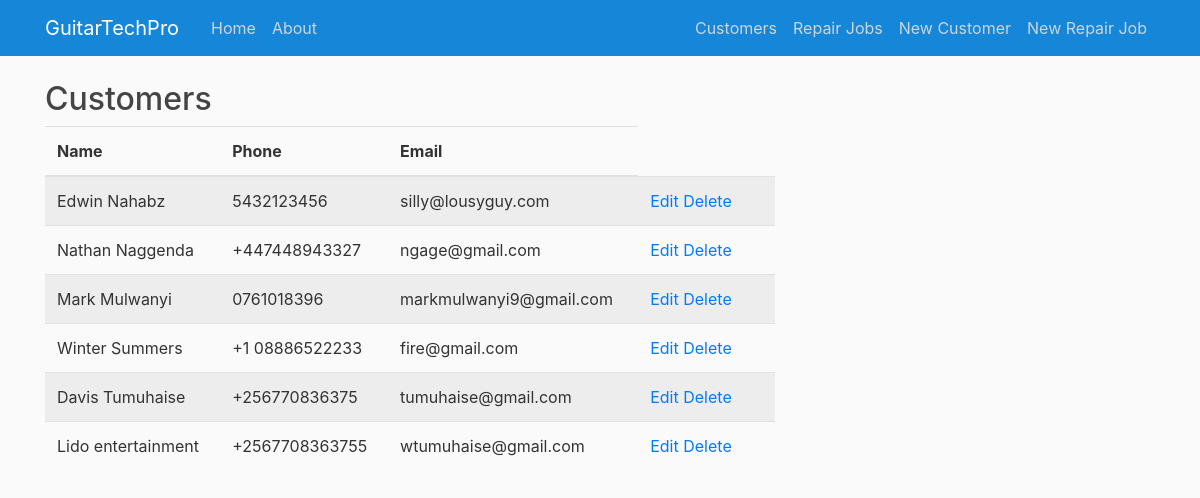
/customers/view, run on the app's committed database.
### app/models.py (models this page shows, shortened)
class Customer(db.Model):
    id = db.Column(db.Integer, primary_key=True)
    firstname = db.Column(db.String(50), nullable=False)
    lastname = db.Column(db.String(50), nullable=False)
    phone = db.Column(db.String(20), nullable=False)
    email = db.Column(db.String(120), nullable=True)
    guitars = db.relationship('Guitar', backref='customer', lazy=True)

### app/routes.py (the view)
@app.route('/customers/view', methods=['GET', 'POST'])
def view_customers():
    customers = Customer.query.all()
    return render_template('view_customers.html', customers=customers)

### app/templates/view_customers.html (shortened to what this page needs)
{% extends 'base.html' %}
{% block content %}
<div class="table-responsive">
    <h2>Customers</h2>
    <table class="table table-striped">
        <thead>
            <tr>
                <th>Name</th>
                <th>Phone</th>
                <th>Email</th>
            </tr>
        </thead>
        <tbody>
            {% for customer in customers %}
            <tr>
                <td>{{ customer.firstname }} {{ customer.lastname }}</td>
                <td>{{ customer.phone }}</td>
                <td>{{ customer.email }}</td>
                <td>
                    <a href="{{ url_for('edit_customer', customer_id=customer.id) }}">Edit</a>
                    <a href="{{ url_for('delete_customer', customer_id=customer.id) }}" onclick="return confirm('Are you sure you want to delete this customer?')">Delete</a>
                <td></td>
            </tr>
            {% endfor %}
        </tbody>
    </table>
</div>
{% endblock content %}

### app/static/main.css (style rules this page uses)
body { background: #fafafa; color: #333333; margin-top: 5rem; }
h1, h2, h3, h4, h5, h6 { color: #444444; }

### data on the page
Customer: firstname "Edwin", lastname "Nahabz", phone "5432123456", email "silly@lousyguy.com"
Customer: firstname "Nathan", lastname "Naggenda", phone "+447448943327", email "ngage@gmail.com"
Customer: firstname "Mark", lastname "Mulwanyi", phone "0761018396", email "markmulwanyi9@gmail.com"
Customer: firstname "Winter", lastname "Summers", phone "+1 08886522233", email "fire@gmail.com"
Customer: firstname "Davis", lastname "Tumuhaise", phone "+256770836375", email "tumuhaise@gmail.com"
Customer: firstname "Lido", lastname "entertainment", phone "+2567708363755", email "wtumuhaise@gmail.com"
